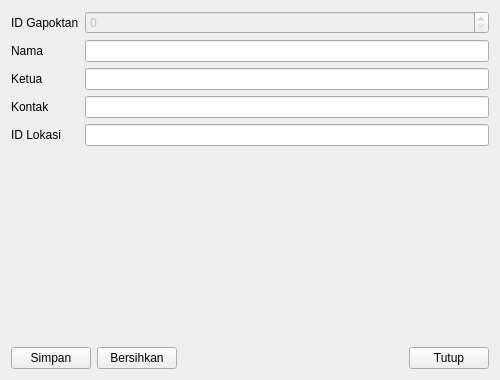
<?xml version="1.0" encoding="UTF-8"?>
<ui version="4.0">
 <class>GapoktanForm</class>
 <widget class="QWidget" name="GapoktanForm">
  <property name="geometry">
   <rect><x>0</x><y>0</y><width>500</width><height>380</height></rect>
  </property>
  <property name="windowTitle">
   <string>Form Gapoktan (Sederhana)</string>
  </property>
  <layout class="QVBoxLayout" name="verticalLayout">
   <item>
    <layout class="QFormLayout" name="formLayout">
     
<item row="0" column="0"><widget class="QLabel" name="lblId"><property name="text"><string>ID Gapoktan</string></property></widget></item>
<item row="0" column="1"><widget class="QSpinBox" name="id_gapoktan"><property name="enabled"><bool>false</bool></property><property name="maximum"><number>2147483647</number></property></widget></item>

<item row="1" column="0"><widget class="QLabel" name="lblNama"><property name="text"><string>Nama</string></property></widget></item>
<item row="1" column="1"><widget class="QLineEdit" name="nama_gapoktan"/></item>

<item row="2" column="0"><widget class="QLabel" name="lblKetua"><property name="text"><string>Ketua</string></property></widget></item>
<item row="2" column="1"><widget class="QLineEdit" name="ketua"/></item>

<item row="3" column="0"><widget class="QLabel" name="lblKontak"><property name="text"><string>Kontak</string></property></widget></item>
<item row="3" column="1"><widget class="QLineEdit" name="kontak"/></item>

<item row="4" column="0"><widget class="QLabel" name="lblIdLokasi"><property name="text"><string>ID Lokasi</string></property></widget></item>
<item row="4" column="1"><widget class="QLineEdit" name="id_lokasi"/></item>

    </layout>
   </item>
   <item>
    <layout class="QHBoxLayout" name="buttonLayout">
     <item><widget class="QPushButton" name="btnSave"><property name="text"><string>Simpan</string></property></widget></item>
     <item><widget class="QPushButton" name="btnClear"><property name="text"><string>Bersihkan</string></property></widget></item>
     <item>
      <spacer name="horizontalSpacer">
       <property name="orientation"><enum>Qt::Horizontal</enum></property>
       <property name="sizeHint"><size><width>40</width><height>20</height></size></property>
      </spacer>
     </item>
     <item><widget class="QPushButton" name="btnClose"><property name="text"><string>Tutup</string></property></widget></item>
    </layout>
   </item>
  </layout>
 </widget>
 <resources/>
 <connections/>
</ui>
